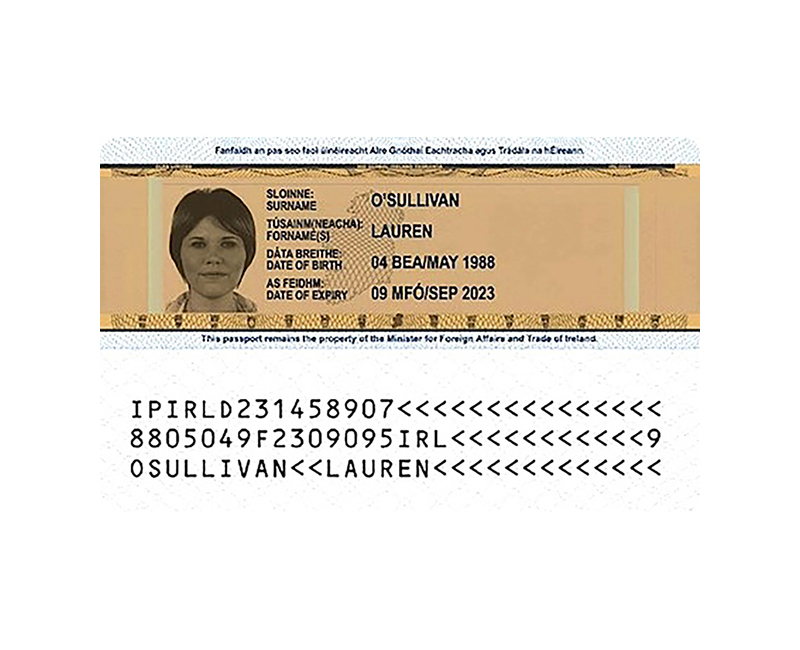
#> input picture sample6.jpg, 800 x 650 px
$ jupyter execute Augmentation.ipynb   (older library calls are emulated)
#> lines starting #> are read from the running program, lines starting #| are printed output that depends on the picture; after the words box and inside, x2 and y2 are one past the last pixel; in counts of white or black regions, pixels touching at a corner belong together
[cell 1]
import cv2
import numpy as np
from matplotlib import pyplot as plt

plt.rcParams["axes.edgecolor"] = "black"
plt.rcParams["axes.linewidth"] = 1

def show_image(image, title=None):
    channels = image.shape[2] if len(image.shape) == 3 else 1
    if channels == 3:
        image = cv2.cvtColor(image, cv2.COLOR_BGR2RGB)
    oldfigsize = plt.rcParams["figure.figsize"]
    plt.rcParams["figure.figsize"] = (5,5)
    plt.autoscale(enable=True, axis='both', tight=False)
    plt.axis('off')
    plt.imshow(image, aspect='equal', interpolation='gaussian', cmap='gray' if channels == 1 else None)
    plt.title(title)
    plt.show()
    plt.rcParams["figure.figsize"] = oldfigsize

[cell 2]
def randomShiftScaleRotate(image, mask,
                           shift_limit=(-0.7, 0.7),
                           scale_limit=(2, 3),
                           rotate_limit=(0, 0), aspect_limit=(0, 0),
                           borderMode=cv2.BORDER_CONSTANT):
    height, width = image.shape

    angle = np.random.uniform(rotate_limit[0], rotate_limit[1])
    scale = np.random.uniform(1 + scale_limit[0], 1 + scale_limit[1])
    aspect = np.random.uniform(1 + aspect_limit[0], 1 + aspect_limit[1])
    sx = scale * aspect / (aspect ** 0.5)
    sy = scale / (aspect ** 0.5)
    dx = round(np.random.uniform(shift_limit[0], shift_limit[1]) * width)
    dy = round(np.random.uniform(shift_limit[0], shift_limit[1]) * height)

    cc = np.math.cos(angle / 180 * np.math.pi) * sx
    ss = np.math.sin(angle / 180 * np.math.pi) * sy
    rotate_matrix = np.array([[cc, -ss], [ss, cc]])

    box0 = np.array([[0, 0], [width, 0], [width, height], [0, height], ])
    box1 = box0 - np.array([width / 2, height / 2])
    box1 = np.dot(box1, rotate_matrix.T) + np.array([width / 2 + dx, height / 2 + dy])

    box0 = box0.astype(np.float32)
    box1 = box1.astype(np.float32)
    mat = cv2.getPerspectiveTransform(box0, box1)
    image = cv2.warpPerspective(image, mat, (width, height), flags=cv2.INTER_LINEAR, borderMode=borderMode,
                                borderValue=(
                                    0, 0,
                                    0,))
    mask = cv2.warpPerspective(mask, mat, (width, height), flags=cv2.INTER_LINEAR, borderMode=borderMode,
                                borderValue=(
                                    0, 0,
                                    0,))
    return image, mask

[cell 3]
image = cv2.imread('sample6.jpg', cv2.IMREAD_GRAYSCALE)
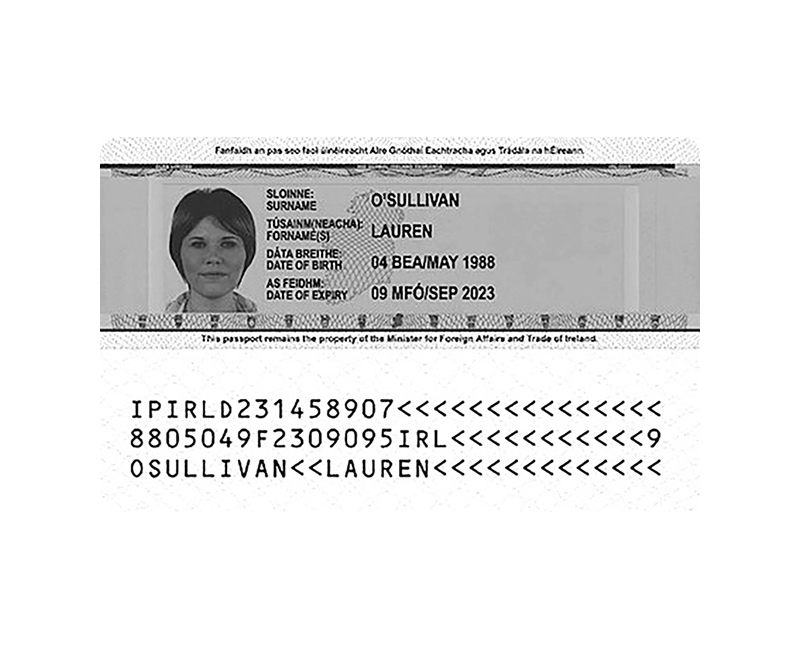
#> image: shape (650, 800); min 0, max 255, mean 230.1
mask = cv2.imread('sample6-highlighted.jpg', cv2.IMREAD_GRAYSCALE)
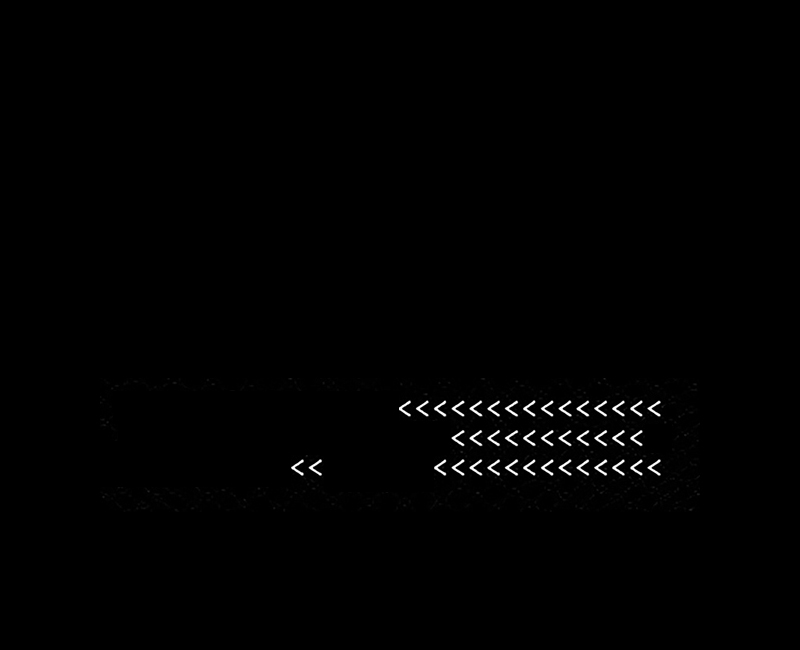
#> input picture sample6-highlighted.jpg, 800 x 650 px
#> mask is the input picture: shape (650, 800); min 0, max 255, mean 1.4

[cell 4]
show_image(image)

[cell 5]
i1,m1 =randomShiftScaleRotate(image, mask)
#> in randomShiftScaleRotate, `image = cv2.warpPerspective(image, mat, (width, height), flags=cv2.INT..`:
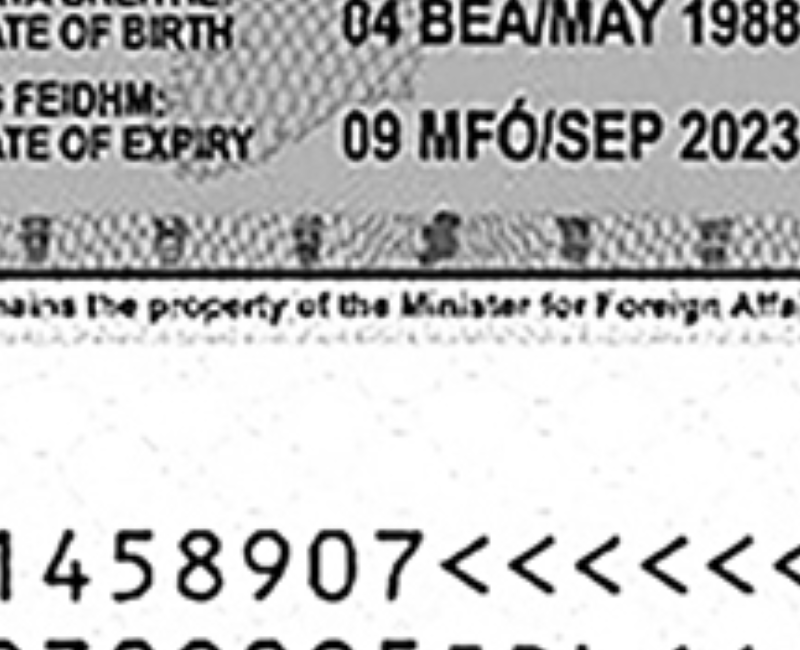
#> image: shape (650, 800); min 0, max 255, mean 195.4
#> in randomShiftScaleRotate, `mask = cv2.warpPerspective(mask, mat, (width, height), flags=cv2.INTER..`:
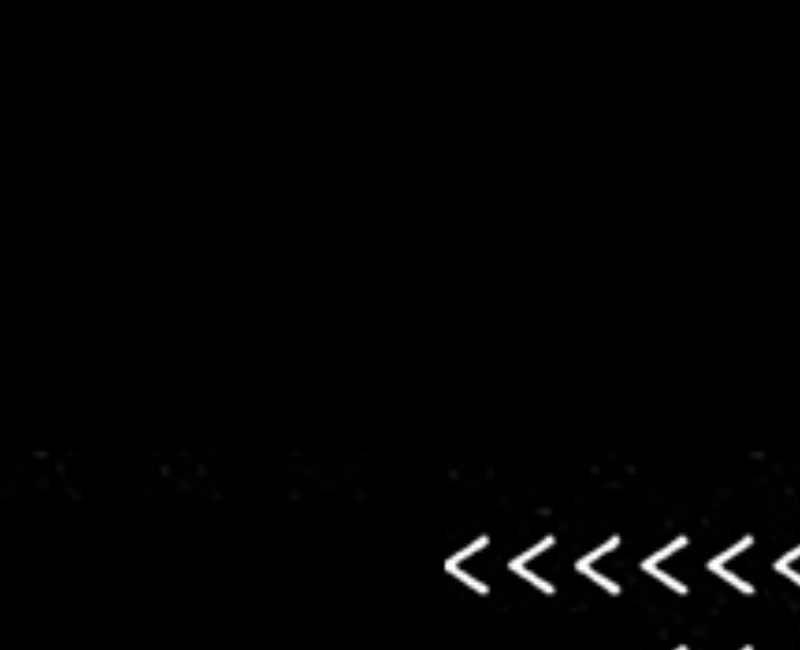
#> mask: shape (650, 800); min 0, max 255, mean 2.5
show_image(i1)
show_image(m1)

[cell 6]
def with_noise(image):
    noise =  np.random.normal(loc=0, scale=1, size=image.shape)
    noisy = np.clip((image*(1 + noise*0.4)),0,255)
    return noisy

[cell 7]
show_image(with_noise(image))
#> in with_noise, `noisy = np.clip((image*(1 + noise*0.4)),0,255)`:
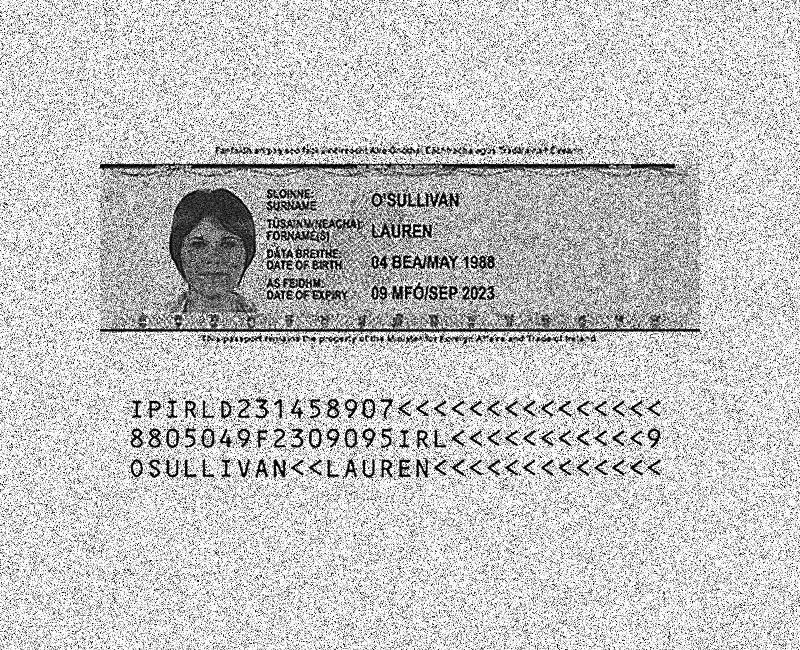
#> noisy: shape (650, 800) float64; min 0, max 255, mean 198.1

[cell 8]
def get_boundaries(imgray):
    ret, thresh = cv2.threshold(imgray, 127, 255, 0)
    _, contours, _  = cv2.findContours(thresh, cv2.RETR_TREE, cv2.CHAIN_APPROX_SIMPLE)
    boxes = []
    for cords in contours:
         x = [a[0] for a in np.squeeze(cords)]
         y = [a[1] for a in np.squeeze(cords)]
         minx, maxx = np.min(x), np.max(x)
         miny, maxy = np.min(y), np.max(y)
         boxes.append((minx,miny,maxx,maxy))
    return boxes

[cell 9]
def disable_bracket(image, mask):
    brackets = np.asarray(get_boundaries(mask))
#> in get_boundaries, `ret, thresh = cv2.threshold(imgray, 127, 255, 0)`: thresh: shape (650, 800); 0.47% white in thin lines or dots, all inside (x1, y1, x2, y2) = (291, 401, 660, 476)
#> in get_boundaries, `_, contours, _  = cv2.findContours(thresh, cv2.RETR_TREE, cv2.CHAIN_AP..`: contours = 41 contours; largest, box (x1, y1, x2, y2) and area: (505, 459, 518, 476) 40, (434, 460, 446, 475) 40, (309, 459, 322, 476) 40, (505, 430, 518, 446) 40, (470, 401, 482, 416) 40
#> the loop in get_boundaries, `for cords in contours:` made 41 passes
#> (minx, maxx, miny, maxy) on passes 1 to 12: (648, 659, 460, 474), (630, 641, 460, 474), (612, 624, 460, 474), (594, 606, 460, 474), (577, 588, 460, 474), (559, 570, 460, 474), (541, 552, 460, 474), (523, 534, 460, 474), (487, 499, 460, 475), (470, 481, 460, 474), (452, 463, 460, 474), (434, 445, 460, 474)
#> after the loop in get_boundaries, `for cords in contours:`: boxes = 41 items, first 6: (648, 460, 659, 474), (630, 460, 641, 474), (612, 460, 624, 474), (594, 460, 606, 474), (577, 460, 588, 474), (559, 460, 570, 474)
    brackets_len = len(brackets)
    n = np.random.randint(brackets_len)
    selected_bracket_ids = np.random.choice(range(brackets_len), n, replace=False)
    selected_brackets = brackets[selected_bracket_ids]
    img_disabled = image.copy()
    mask_disabled = mask.copy()
    for (x1, y1, x2, y2) in selected_brackets:
        img_disabled = cv2.rectangle(img_disabled, (x1,y1), (x2,y2), (255, 255,255), -1)
        mask_disabled = cv2.rectangle(mask_disabled, (x1,y1), (x2,y2), (0, 0,0), -1)
    return img_disabled, mask_disabled

[cell 10]
i2,m2 = disable_bracket(image, mask)
#> in disable_bracket, `brackets = np.asarray(get_boundaries(mask))`: brackets = 41 rows, first 6: [648, 460, 659, 474], [630, 460, 641, 474], [612, 460, 624, 474], [594, 460, 606, 474], [577, 460, 588, 474], [559, 460, 570, 474]
#> in disable_bracket, `brackets_len = len(brackets)`: brackets_len = 41
#> in disable_bracket, `n = np.random.randint(brackets_len)`: n = 20
#> in disable_bracket, `selected_bracket_ids = np.random.choice(range(brackets_len), n, replac..`: selected_bracket_ids = 20 values, max 38 at index 12, min 0 at index 13, mean 20.05
#> in disable_bracket, `selected_brackets = brackets[selected_bracket_ids]`: selected_brackets = 20 rows, first 6: [470, 430, 481, 445], [505, 401, 517, 415], [630, 401, 641, 415], [487, 430, 499, 445], [505, 459, 517, 475], [523, 430, 534, 445]
#> the loop in disable_bracket, `for (x1, y1, x2, y2) in selected_brackets:` made 20 passes
#> (x1, y1, x2, y2) on passes 1 to 12: (470, 430, 481, 445), (505, 401, 517, 415), (630, 401, 641, 415), (487, 430, 499, 445), (505, 459, 517, 475), (523, 430, 534, 445), (612, 460, 624, 474), (452, 430, 463, 445), (630, 460, 641, 474), (559, 401, 571, 415), (648, 401, 659, 415), (594, 401, 606, 415)
#> after the loop in disable_bracket, `for (x1, y1, x2, y2) in selected_brackets:`:
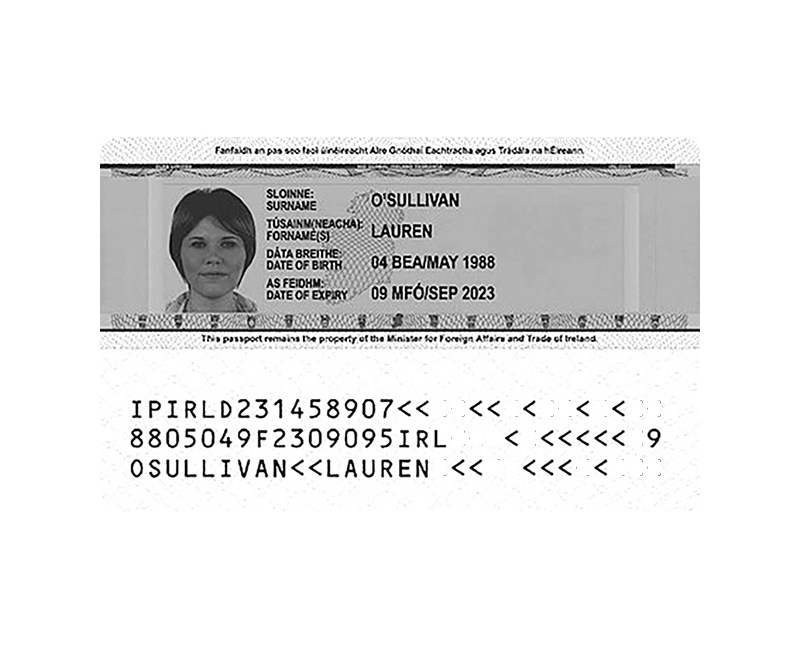
#> img_disabled: shape (650, 800); min 0, max 255, mean 230.7
#> after the loop in disable_bracket, `for (x1, y1, x2, y2) in selected_brackets:`:
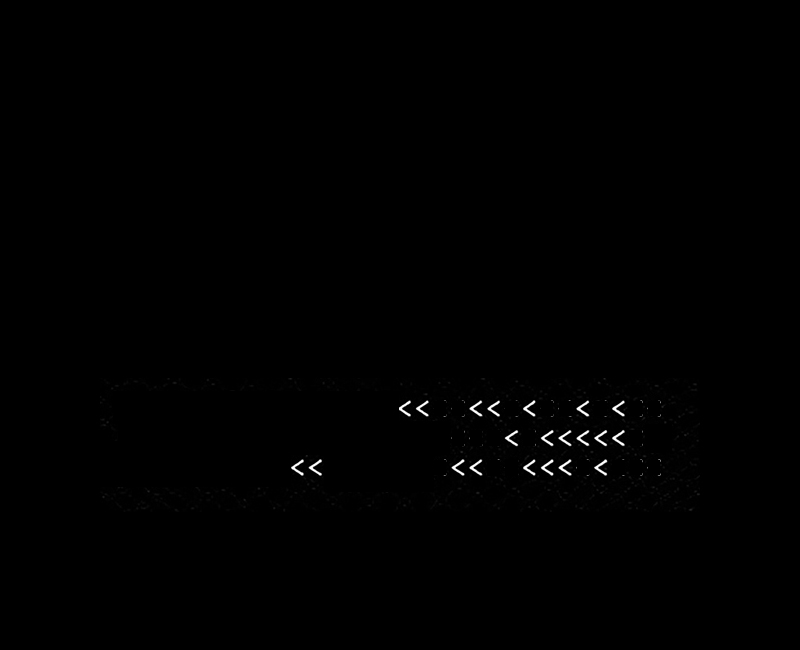
#> mask_disabled: shape (650, 800); min 0, max 255, mean 0.8

[cell 11]
show_image(i2)

[cell 12]
show_image(m2)

[cell 13]
show_image(image)

[cell 14]
_, contours, _  = cv2.findContours(mask, cv2.RETR_TREE, cv2.CHAIN_APPROX_SIMPLE)
#> contours = 2759 contours, 2571 with area under 20; largest, box (x1, y1, x2, y2) and area: (394, 376, 703, 512) 31758, (98, 485, 284, 512) 2347, (280, 454, 419, 512) 2138, (640, 416, 678, 457) 981, (99, 377, 174, 441) 706

[cell 15]
c = contours[10]
#> c = [[330, 511]]
peri = cv2.arcLength(c, True)
#> peri = 0
approx = cv2.approxPolyDP(c, 0.02 * peri, True)
#> approx = [[330, 511]]

[cell 16]
approx
#> Out = [[330, 511]]

[cell 17]
peri
#> Out = 0
